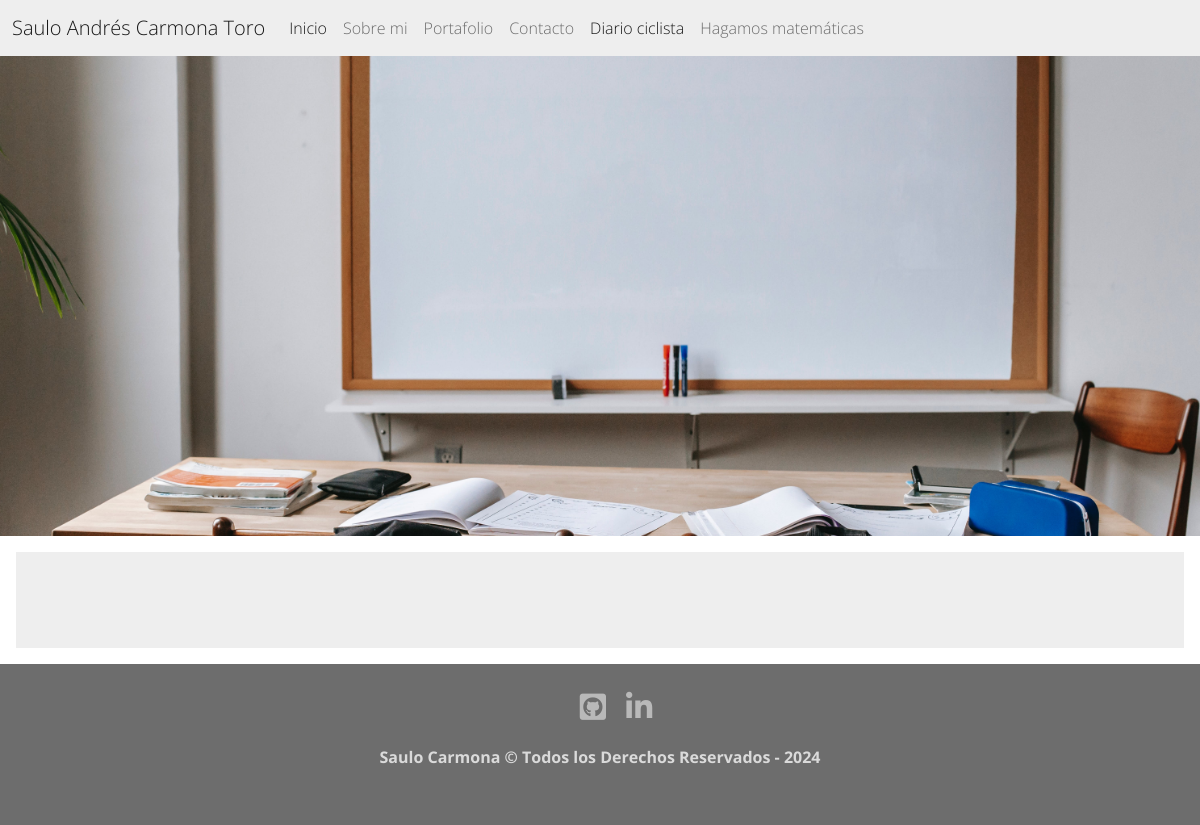
Before: /index/ with the older database file.
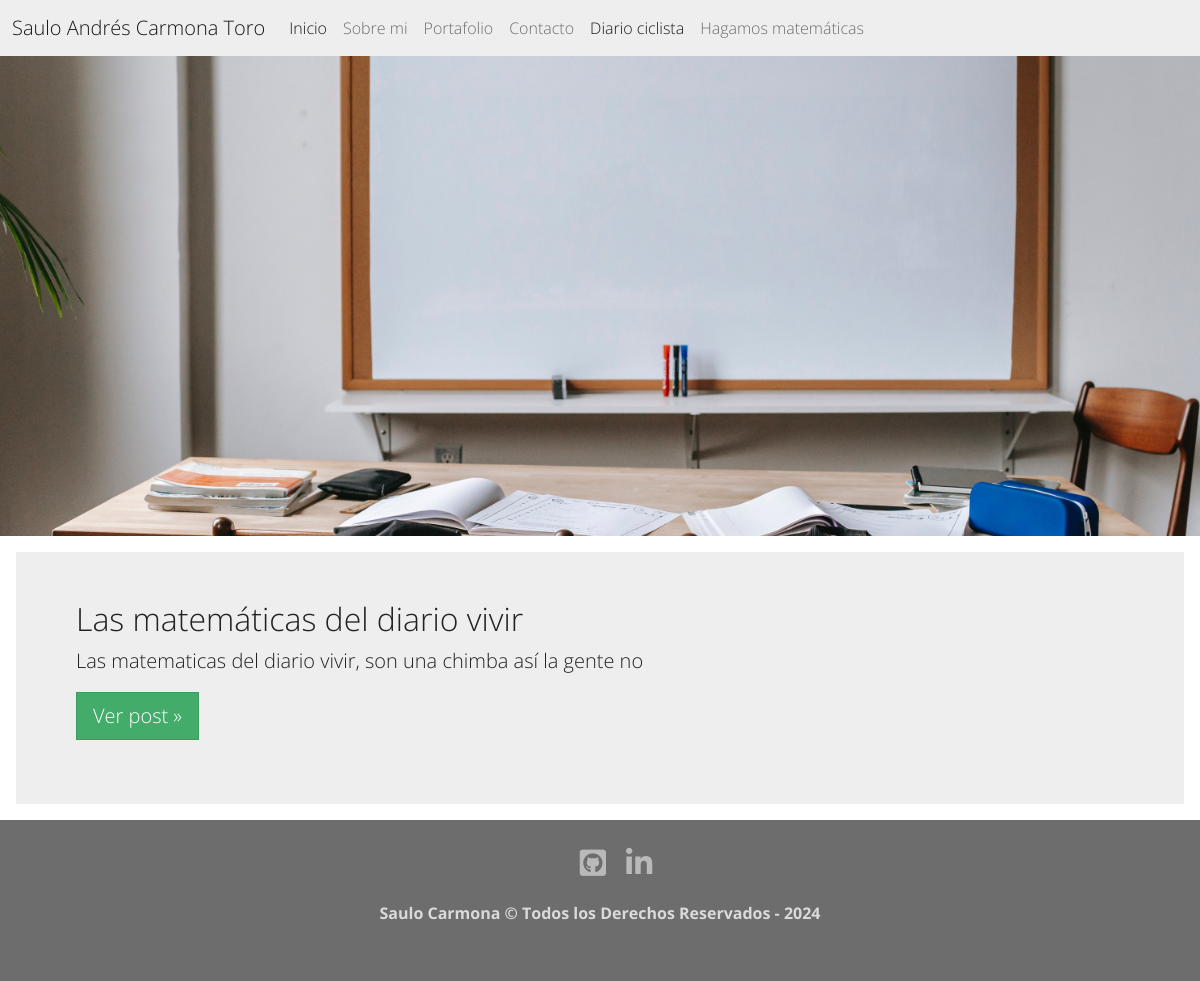
After: the same page with the newer database file.
### post/models.py (models this page shows, shortened)
class Post(models.Model):
    title = models.CharField(max_length=100)
    slug = models.SlugField()
    created_on = models.DateTimeField(auto_now_add=True)
    content = models.TextField()

### post/views.py (the view)
# urls.py: path("index/", index, name="index"),
def index(request):
    post = Post.objects.all()
    return render(request, "post/index.html", {"post":post})

### post/templates/post/index.html (shortened to what this page needs)
{% extends 'core/base.html' %}
{% block image-header %} index {% endblock %}
{% block content %}
    {% for comentario in post  %}
        <div class="section-heading title">
            <h2>{{ comentario.title }}</h2>
            <p class="lead">{{ comentario.content |slice:":64" }} </p>
            <p><a class="btn btn-lg btn-success" href="{% url 'post_detail' comentario.id  %}" role="button"> Ver post &raquo;</a></p>
        </div>
    {% endfor %}
{% endblock content %}

Changed rows visible on the page:
added Post: title "Las matemáticas del diario vivir", content "Las matematicas del diario vivir, son una chimba así la gente no"
